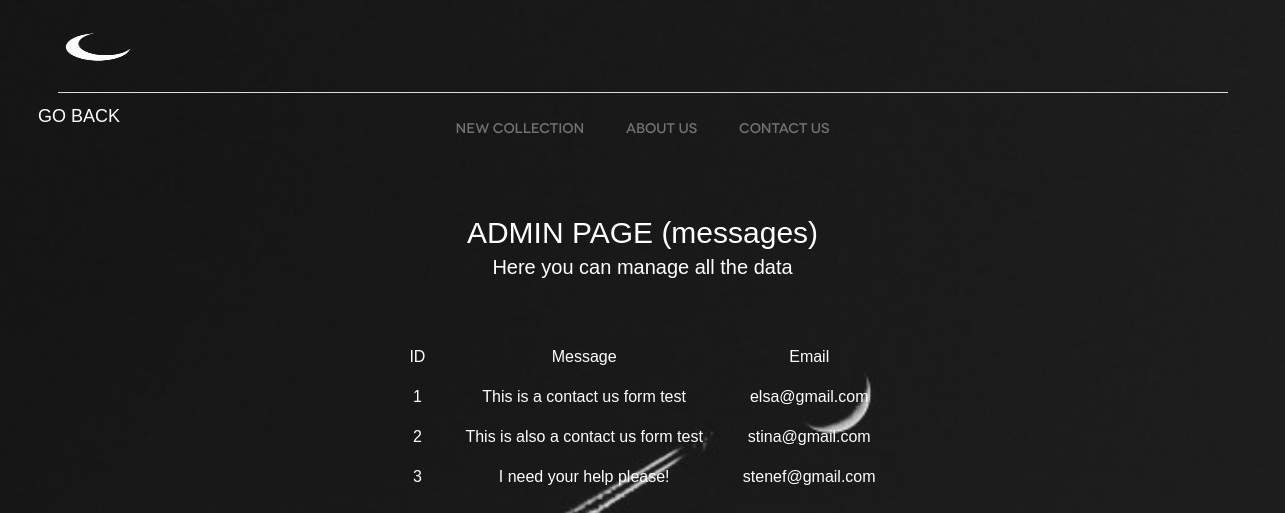
The page /view/readMessages.php on the database its author committed.
### tables this page shows
CREATE TABLE `contactform` (
  `ID` int(11) NOT NULL,
  `Name` varchar(255) NOT NULL,
  `Phone` int(100) NOT NULL,
  `Message` longtext NOT NULL,
  `Email` varchar(50) NOT NULL
);

### repository/contactRepo.php (called while the page is built, shortened)
<?php
	class contactRepo{
		private $connection;
		function __construct(){
			$connect = new DatabaseConnection;
			$this->connection = $connect->startConnection();
		}
	    function getAllMessages(){
	    	$connect = $this->connection;
	    	$sql = "SELECT * FROM contactForm";
	    	$statement = $connect->query($sql);
	    	$allMessages = $statement->fetchAll();
	    	return $allMessages;
	    }
	}
?>

### view/readMessages.php (the view, shortened to what this page needs)
<!DOCTYPE html>
<html>
    <head>
        <link rel="stylesheet" href="../CSS/style.css"/>
        <link rel="stylesheet" href="../CSS/Additionalitems.css"/>
        <link rel="stylesheet" href="../CSS/dashboards.css"/>
    </head>
    <body class="body8">
    <header id="header">
		<div class="container">
			<a href="Index.php" id="logo-dark" title="Luna">Luna</a>
		</div>
	</header>
	<nav id="menu">
		<div class="container">
			<ul>
				<li><a href="products.php">New collection</a></li>
				<li><a href="team.php">About Us</a></li>
				<li><a href="Contactus.php">Contact Us</a></li>
			</ul>
		</div>
	</nav>
        <div class="nav-div2">
        <ul class="nav-list2">
            <list> <a class="active go-back" href="profile.php"><b>GO BACK</b></list></a>
        </ul>
            <div class="items">
            <p class="titulli2">ADMIN PAGE (messages)</p>
            <pre class="pershkrimi2" >Here you can manage all the data</pre> <br> <br>
            <center>
            <main>
	            <div>
	             <table>
		          <tr>
		          	<th>ID</th>
			        <th>Message</th>
			          <th>Email</th>
		            </tr>
             <?php
             include_once '../repository/contactRepo.php';
             $contactRepository = new contactRepo();
             $messages = $contactRepository->getAllMessages();
             foreach($messages as $message){
                echo
                "
                <tr>
                     <td>$message[ID]</td>
                     <td>$message[Message]</td>
                     <td>$message[Email] </td>
                </tr>
                ";
             }
             ?>
              </table>
	        </div>
            </main>
            </center>
            </body>
                </html>

### css/style.css (style rules this page uses)
html, body, div, span, applet, object, iframe, h1, h2, h3, h4, h5, h6, p, blockquote, pre, a, abbr, acronym, address, big, cite, code, del, dfn, em, img, ins, kbd, q, s, samp, small, strike, strong, sub, sup, tt, var, b, u, i, center, dl, dt, dd, ol, ul, li, fieldset, form, label, legend, table, caption, tbody, tfoot, thead, tr, th, td, article, aside, canvas, details, figcaption, figure, footer, header, hgroup, menu, nav, section, summary, time, mark, audio, video { margin: 0; padding: 0; border: 0; font-size: 100%; font: inherit; vertical-align: baseline; }
*, *:before, *:after { -moz-box-sizing: border-box; -webkit-box-sizing: border-box; box-sizing: border-box; }
article, aside, details, figcaption, figure, footer, header, hgroup, menu, nav, section { display: block; }
ol, ul { list-style: none; }
table { border-collapse: collapse; border-spacing: 0; }
a[href], label[for], select, input[type=checkbox], input[type=radio] { cursor: pointer; }
th, td { vertical-align: top; }
th { font-weight: normal; text-align: left; }
body { font: 16px/30px Arial, Helvetica, sans-serif; color: #949697; background: #fff; -webkit-text-size-adjust: none; min-width: 320px; }
a { text-decoration: none; color: #666668; }
.container { position: relative; width: 1170px; margin: 0 auto; }
#header .container { height: 93px; padding-top: 20px; padding-bottom: 20px; border-bottom: 1px solid #dcdcdc; }
#logo-dark { margin-top: 10px; width: 130px; height: 52px; display: block; float: left; cursor: pointer; text-indent: -9999em; background: url(../Project/logo-dashboard.png) no-repeat; background-size: 80px 34px; }
.go-back { color: white !important; }
#menu { text-align: center; color: #737375; font-size: 14px; font-weight: 500; }
#menu li { padding: 19px 19px 21px; display: inline-block; font-family: "Novecentowide"; }
#menu a { color: #737375; }

### css/additionalitems.css (style rules this page uses)
.body8 { background: linear-gradient(135deg, #ce0f6e, #1e46b4); background-attachment: fixed; overflow-x: hidden; }
table, th, td { border: none; border-collapse: collapse; padding: 0 20px; font-family:'Orbitron', sans-serif; color: #fff; }
th, td { text-align: center; padding-bottom: 10px; }
.titulli2 { color:white; font-family:'Orbitron', sans-serif; text-align:center; padding-top:130px; font-size:30px; }
.pershkrimi2 { color:white;text-align:center; font-family:'Orbitron', sans-serif; padding-top:4px; font-size:20px; }
p { color:white; font-family:'Orbitron', sans-serif; }
.nav-list2 { margin: -75px; padding-left: 100px; }
.nav-list2 a { float: left; color: black; text-align: center; text-decoration: none; padding: 13px; font-size: 18px; font-family: 'Orbitron', sans-serif; }
.nav-list2 a.active { font-family: 'Orbitron', sans-serif; }

### css/Dashboards.css (style rules this page uses)
.body8 { background-image: url(../Project/Dashboardd.jpg); font-family:'Orbitron', sans-serif; color: #dc94ebde; background-repeat: no-repeat; background-size: cover; }

### rows shown on the page
contactform: ID "1", Message "This is a contact us form test", Email "elsa@gmail.com"
contactform: ID "2", Message "This is also a contact us form test", Email "stina@gmail.com"
contactform: ID "3", Message "I need your help please!", Email "stenef@gmail.com"
